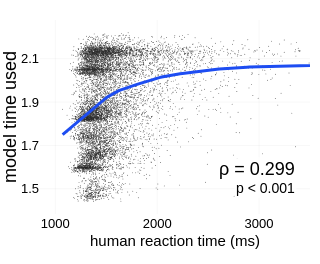

This figure's notebook cell:
### Code cell
# Compute mean RT per image (filtering out attention checks using >= 0 test idx)
attn_check = human_raw_df["cifar10_test_test_idx"] >= 0
for under_rt in [500, 1000, 1500, 2000, 2500, 3000, 1000000000]:
    sel = attn_check & (human_raw_df["reaction_time"] < under_rt)
    # sel &= human_raw_df["reaction_time"]
    human_rt = human_raw_df[sel].groupby("cifar10_test_test_idx")["reaction_time"].median()
    # human_rt = human_raw_df[sel].groupby("cifar10_test_test_idx")["reaction_time"].mean()

    # Align with model time used
    x = human_rt.values
    y = difficulty_df.groupby("dataset_idx")["time_used"].mean().reindex(human_rt.index).values

    # Drop any NaNs from misaligned indices
    mask = ~np.isnan(x) & ~np.isnan(y)
    x, y = x[mask], y[mask]

    rho, pval = spearmanr(x, y)
    print(f"Spearman correlation (rt < {under_rt} ms): rho={rho:.3f}, p={pval:.3e}")

sel = attn_check
human_rt = human_raw_df[sel].groupby("cifar10_test_test_idx")["reaction_time"].median()

# Align with model time used
x = human_rt.values
y = difficulty_df.groupby("dataset_idx")["time_used"].mean().reindex(human_rt.index).values

# Drop any NaNs from misaligned indices
mask = ~np.isnan(x) & ~np.isnan(y)
x, y = x[mask], y[mask]
x_line = np.linspace(x.min(), x.max(), 200)

# Bootstrap LOWESS
boot_curves_path = figures_dir / "lowess_boot_curves_rt.npy"
redo = False
if boot_curves_path.exists() and not redo:
    boot_curves = np.load(boot_curves_path)
else:
    n_boot = 500
    boot_curves = np.zeros((n_boot, len(x_line)))
    for i in tqdm(range(n_boot), desc="Bootstrapping LOWESS"):
        idx = np.random.choice(len(x), size=len(x), replace=True)
        boot_curves[i] = lowess(y[idx], x[idx], frac=0.7, xvals=x_line)
    np.save(boot_curves_path, boot_curves)

lower = np.percentile(boot_curves, 2.5, axis=0)
upper = np.percentile(boot_curves, 97.5, axis=0)
median = np.percentile(boot_curves, 50, axis=0)

fig = go.Figure()

fig.add_trace(go.Scatter(
    x=x, y=y, mode='markers',
    marker=dict(color=cfg_base.plotting.human_time, size=0.9, opacity=1.0),
    showlegend=False,
))

# fig.add_trace(go.Scatter(
#     x=np.concatenate([x_line, x_line[::-1]]),
#     y=np.concatenate([upper, lower[::-1]]),
#     fill='toself', fillcolor=cfg_base.plotting.time,
#     opacity=0.3,
#     line=dict(width=0), showlegend=False,
# ))

fig.add_trace(go.Scatter(
    x=x_line, y=median,
    mode='lines', line=dict(color=cfg_base.plotting.time, width=3),
    showlegend=False,
))

fig.add_annotation(
    x=0.95, y=0.08, xref='paper', yref='paper',
    text=f"p {'< 0.001' if pval < 0.001 else f'= {pval:.3f}'}",
    showarrow=False, font=dict(size=14),
    bgcolor='rgba(255, 255, 255, 0.8)',
    xanchor='right', yanchor='bottom',
    align='right',
)
fig.add_annotation(
    x=0.95, y=0.17, xref='paper', yref='paper',
    text=f"ρ = {rho:.3f}",
    showarrow=False, font=dict(size=18),
    xanchor='right', yanchor='bottom',
    bgcolor='rgba(255, 255, 255, 0.8)',
    align='right',
)

fig.update_xaxes(range=[850, 3500])
fig.update_layout(
    width=WIDTH * 0.2, height=WIDTH * 0.25,
    margin=dict(l=40, r=10, t=20, b=50),
)
fig.update_xaxes(title_text="human reaction time (ms)", title_standoff=5, title_font=dict(size=15))
fig.update_yaxes(title_text="model time used", tickvals=[1.5, 1.7, 1.9, 2.1], title_standoff=1)

fig.show()
nn_bowl.utils.save_figure(fig, figures_dir, "time_image_human_rt_model_correlation", scale=2)

### Figure 1 — Plotly figure (JSON) as saved in the notebook; plotly's stock layout.template omitted (floating-point values rounded to 4 significant figures; data arrays with more than 128 entries replaced by an {"elided": "..."} marker saying what was removed)
{"data": [{"marker": {"color": "#2B2B2B", "opacity": 1, "size": 0.9}, "mode": "markers", "showlegend": false, "type": "scatter", "x": {"elided": "10000 float values"}, "y": {"elided": "10000 float values"}}, {"line": {"color": "#1D4DF2", "width": 3}, "mode": "lines", "showlegend": false, "type": "scatter", "x": {"elided": "200 float values"}, "y": {"elided": "200 float values"}}], "layout": {"annotations": [{"align": "right", "bgcolor": "rgba(255, 255, 255, 0.8)", "font": {"size": 14}, "showarrow": false, "text": "p < 0.001", "x": 0.95, "xanchor": "right", "xref": "paper", "y": 0.08, "yanchor": "bottom", "yref": "paper"}, {"align": "right", "bgcolor": "rgba(255, 255, 255, 0.8)", "font": {"size": 18}, "showarrow": false, "text": "ρ = 0.299", "x": 0.95, "xanchor": "right", "xref": "paper", "y": 0.17, "yanchor": "bottom", "yref": "paper"}], "height": 264, "margin": {"b": 50, "l": 40, "r": 10, "t": 20}, "width": 211.2, "xaxis": {"range": [850, 3500], "title": {"font": {"size": 15}, "standoff": 5, "text": "human reaction time (ms)"}}, "yaxis": {"tickvals": [1.5, 1.7, 1.9, 2.1], "title": {"standoff": 1, "text": "model time used"}}}}
